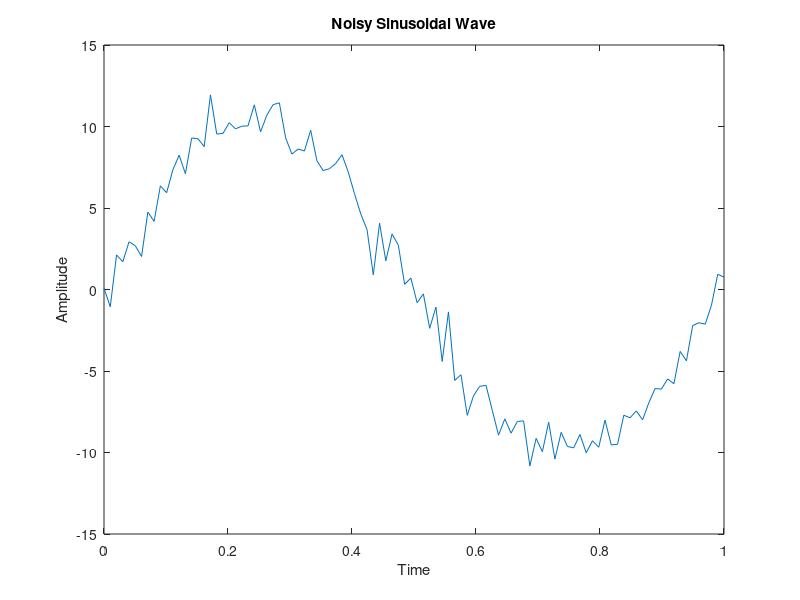

Source code (MATLAB):
% Generate a noisy sinusoidal wave
clear all;
close all;

% Define time vector
t = linspace(0, 1, 100);

% Generate Gaussian noise
noisy = randn(1, 100);

% Define sinusoidal wave parameters
f = 1;      % Frequency of the sine wave
A = 10;     % Amplitude of the sine wave

% Generate a clean sinusoidal wave
sine = A * sin(2 * pi * f * t);

% Add Gaussian noise to the sinusoidal wave
noisy_sine = sine + noisy;

% Plot the resulting noisy sinusoidal wave
plot(t, noisy_sine);
xlabel('Time');
ylabel('Amplitude');
title('Noisy Sinusoidal Wave');

% Comments explaining the purpose of the code
% The code generates a sinusoidal wave, adds Gaussian noise to it, and plots the resulting noisy sinusoidal wave.
